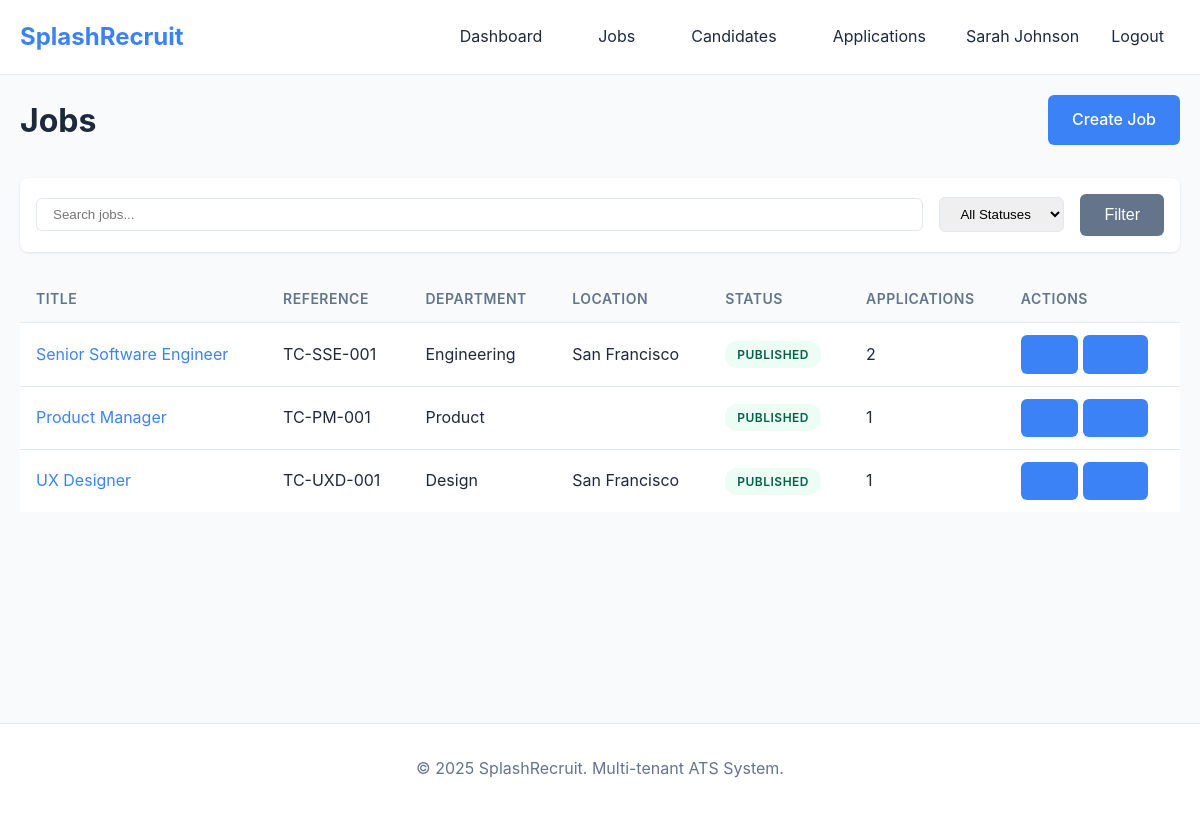
Page /jobs (signed in) on the committed database.
### tables this page shows
CREATE TABLE `users` (
  `id` int(11) NOT NULL AUTO_INCREMENT,
  `tenant_id` int(11) DEFAULT NULL,
  `name` varchar(255) NOT NULL,
  `email` varchar(255) NOT NULL,
  `password_hash` varchar(255) NOT NULL,
  `role` enum('platform_admin','tenant_admin','recruiter','hiring_manager','interviewer','hr_assistant','viewer') NOT NULL,
  `status` enum('active','inactive') DEFAULT 'active',
  `avatar` varchar(255) DEFAULT NULL,
  `last_login_at` datetime DEFAULT NULL,
  `created_at` timestamp NOT NULL DEFAULT CURRENT_TIMESTAMP,
  `updated_at` timestamp NOT NULL DEFAULT CURRENT_TIMESTAMP ON UPDATE CURRENT_TIMESTAMP,
  PRIMARY KEY (`id`),
  UNIQUE KEY `email` (`email`),
  KEY `tenant_id` (`tenant_id`),
  KEY `role` (`role`),
  KEY `status` (`status`),
  CONSTRAINT `fk_user_tenant` FOREIGN KEY (`tenant_id`) REFERENCES `tenants` (`id`) ON DELETE CASCADE
);

CREATE TABLE `jobs` (
  `id` int(11) NOT NULL AUTO_INCREMENT,
  `tenant_id` int(11) NOT NULL,
  `title` varchar(255) NOT NULL,
  `slug` varchar(255) NOT NULL,
  `reference_code` varchar(100) DEFAULT NULL,
  `department` varchar(100) DEFAULT NULL,
  `location_type` enum('on_site','hybrid','remote') DEFAULT 'on_site',
  `location_city` varchar(100) DEFAULT NULL,
  `location_country` varchar(100) DEFAULT NULL,
  `employment_type` enum('full_time','part_time','contract','internship','temporary') DEFAULT 'full_time',
  `salary_range_min` decimal(10,2) DEFAULT NULL,
  `salary_range_max` decimal(10,2) DEFAULT NULL,
  `salary_currency` varchar(10) DEFAULT 'USD',
  `salary_visible` tinyint(1) DEFAULT 0,
  `description` text DEFAULT NULL,
  `requirements` text DEFAULT NULL,
  `benefits` text DEFAULT NULL,
  `status` enum('draft','published','closed','archived') DEFAULT 'draft',
  `hiring_manager_user_id` int(11) DEFAULT NULL,
  `pipeline_id` int(11) DEFAULT NULL,
  `maximum_applications` int(11) DEFAULT NULL,
  `external_job_board_visibility` tinyint(1) DEFAULT 1,
  `created_by` int(11) DEFAULT NULL,
  `updated_by` int(11) DEFAULT NULL,
  `published_at` datetime DEFAULT NULL,
  `closed_at` datetime DEFAULT NULL,
  `created_at` timestamp NOT NULL DEFAULT CURRENT_TIMESTAMP,
  `updated_at` timestamp NOT NULL DEFAULT CURRENT_TIMESTAMP ON UPDATE CURRENT_TIMESTAMP,
  PRIMARY KEY (`id`),
  KEY `tenant_id` (`tenant_id`),
  KEY `slug` (`slug`),
  KEY `status` (`status`),
  KEY `hiring_manager_user_id` (`hiring_manager_user_id`),
  KEY `pipeline_id` (`pipeline_id`),
  KEY `created_by` (`created_by`),
  CONSTRAINT `fk_job_tenant` FOREIGN KEY (`tenant_id`) REFERENCES `tenants` (`id`) ON DELETE CASCADE,
  CONSTRAINT `fk_job_hiring_manager` FOREIGN KEY (`hiring_manager_user_id`) REFERENCES `users` (`id`) ON DELETE SET NULL,
  CONSTRAINT `fk_job_pipeline` FOREIGN KEY (`pipeline_id`) REFERENCES `pipelines` (`id`) ON DELETE SET NULL
);

### app/controllers/JobController.php (called while the page is built, shortened)
<?php
class JobController extends Controller
{
    public function index()
    {
        $tenantId = $this->getTenantId();
        $jobModel = $this->model('Job');
        $filters = [
            'status' => $this->request->get('status'),
            'department' => $this->request->get('department'),
            'search' => $this->request->get('search')
        ];
        $filters = array_filter($filters);
        $page = max(1, (int)$this->request->get('page', 1));
        $perPage = 20;
        $offset = ($page - 1) * $perPage;
        $jobs = $jobModel->getByTenant($tenantId, $filters, $perPage, $offset);
        $totalJobs = $jobModel->countByTenant($tenantId, $filters);
        $paginator = new Paginator($totalJobs, $perPage, $page);
        $this->view('jobs/index', [
            'title' => 'Jobs - SplashRecruit',
            'jobs' => $jobs,
            'paginator' => $paginator,
            'filters' => $filters
        ]);
    }
}

### public/index.php (called while the page is built, shortened)
<?php
spl_autoload_register(function ($class) {
    $paths = [
        __DIR__ . '/../app/core/' . $class . '.php',
        __DIR__ . '/../app/models/' . $class . '.php',
        __DIR__ . '/../app/controllers/' . $class . '.php',
        __DIR__ . '/../app/helpers/' . $class . '.php',
    ];
    foreach ($paths as $path) {
        if (file_exists($path)) {
            return;
        }
    }
});
$router = new Router();
$router->get('/careers/:tenantSlug', 'PublicCareerController@careers');
$router->get('/careers/:tenantSlug/jobs/:jobSlug', 'PublicCareerController@jobDetail');
$router->post('/careers/:tenantSlug/jobs/:jobSlug/apply', 'PublicCareerController@apply');
$router->get('/careers/:tenantSlug/jobs/:jobSlug/thank-you', 'PublicCareerController@thankYou');
$router->get('/api/jobs', 'ApiController@getJobs');
$router->post('/api/applications', 'ApiController@createApplication');
$router->get('/api/applications/:applicationId/status', 'ApiController@getApplicationStatus');
$router->get('/', 'AuthController@login');
$router->get('/login', 'AuthController@login');
$router->post('/login', 'AuthController@processLogin');
$router->get('/logout', 'AuthController@logout');
$router->get('/dashboard', 'DashboardController@index');
$router->get('/jobs', 'JobController@index');
$router->get('/jobs/create', 'JobController@create');
$router->post('/jobs', 'JobController@store');
$router->get('/jobs/:id', 'JobController@show');
$router->get('/jobs/:id/edit', 'JobController@edit');
$router->post('/jobs/:id/update', 'JobController@update');
$router->post('/jobs/:id/delete', 'JobController@delete');
$router->get('/candidates', 'CandidateController@index');
$router->get('/candidates/create', 'CandidateController@create');
$router->post('/candidates', 'CandidateController@store');
$router->get('/candidates/:id', 'CandidateController@show');
$router->get('/applications', 'ApplicationController@index');
$router->get('/applications/:id', 'ApplicationController@show');
$router->post('/applications/:id/move-stage', 'ApplicationController@moveToStage');
$request = new Request();
$url = parse_url($request->uri(), PHP_URL_PATH);
$method = $request->method();
$router->dispatch($url, $method);

### app/core/Auth.php (called while the page is built, shortened)
<?php
class Auth
{
    private static $instance = null;
    private $session;
    private $user = null;
    private function __construct()
    {
        $this->session = Session::getInstance();
        $this->loadUser();
    }
    public static function getInstance()
    {
        if (self::$instance === null) {
            self::$instance = new self();
        }
        return self::$instance;
    }
    private function loadUser()
    {
        $userId = $this->session->get('user_id');
        if ($userId) {
            $db = Database::getInstance();
            $db->query("SELECT * FROM users WHERE id = :id AND status = 'active' LIMIT 1");
            $db->bind(':id', $userId);
            $this->user = $db->fetch();
            if ($this->user) {
                $this->session->set('last_activity', time());
            }
        }
    }
    public function isAuthenticated()
    {
        return $this->user !== null;
    }
    public function user($key = null, $default = null)
    {
        return isset($this->user[$key]) ? $this->user[$key] : $default;
    }
}

### app/core/Database.php (called while the page is built, shortened)
<?php
class Database
{
    private static $instance = null;
    private $pdo;
    private $stmt;
    private function __construct()
    {
        $dsn = 'mysql:host=' . getenv('DB_HOST') . ';dbname=' . getenv('DB_NAME') . ';charset=utf8mb4';
        $options = [
            PDO::ATTR_ERRMODE => PDO::ERRMODE_EXCEPTION,
            PDO::ATTR_DEFAULT_FETCH_MODE => PDO::FETCH_ASSOC,
            PDO::ATTR_EMULATE_PREPARES => false,
            PDO::MYSQL_ATTR_INIT_COMMAND => "SET NAMES utf8mb4 COLLATE utf8mb4_unicode_ci"
        ];
        try {
            $this->pdo = new PDO($dsn, getenv('DB_USER'), getenv('DB_PASS'), $options);
        } catch (PDOException $e) {
            error_log('Database Connection Error: ' . $e->getMessage());
            throw new Exception('Database connection failed. Please check your configuration.');
        }
    }
    public static function getInstance()
    {
        if (self::$instance === null) {
            self::$instance = new self();
        }
        return self::$instance;
    }
    public function query($sql)
    {
        $this->stmt = $this->pdo->prepare($sql);
    }
    public function bind($param, $value, $type = null)
    {
        if (is_null($type)) {
            switch (true) {
                case is_int($value):
                    $type = PDO::PARAM_INT;
                    break;
            }
        }
        $this->stmt->bindValue($param, $value, $type);
    }
    public function execute()
    {
        try {
            return $this->stmt->execute();
        } catch (PDOException $e) {
            error_log('Query Execution Error: ' . $e->getMessage());
            throw new Exception('Database query failed.');
        }
    }
    public function fetchAll()
    {
        $this->execute();
        return $this->stmt->fetchAll();
    }
    public function fetch()
    {
        $this->execute();
        return $this->stmt->fetch();
    }
}

### app/core/Session.php (called while the page is built, shortened)
<?php
class Session
{
    private static $instance = null;
    public static function getInstance()
    {
        if (self::$instance === null) {
            self::$instance = new self();
        }
        return self::$instance;
    }
    public function get($key, $default = null)
    {
        return isset($_SESSION[$key]) ? $_SESSION[$key] : $default;
    }
}

### app/core/View.php (called while the page is built, shortened)
<?php
class View
{
    public static function escape($string)
    {
        return htmlspecialchars($string, ENT_QUOTES, 'UTF-8');
    }
    public static function e($string)
    {
        return self::escape($string);
    }
}

### app/core/Request.php (called while the page is built, shortened)
<?php
class Request
{
    public function get($key = null, $default = null)
    {
        return isset($_GET[$key]) ? $this->clean($_GET[$key]) : $default;
    }
}

### app/core/Model.php (called while the page is built, shortened)
<?php
class Model
{
    public function __construct()
    {
        $this->db = Database::getInstance();
    }
}

### app/models/Job.php (called while the page is built, shortened)
<?php
class Job extends Model
{
    protected $table = 'jobs';
    public function getByTenant($tenantId, $filters = [], $limit = 20, $offset = 0)
    {
        $sql = "SELECT j.*, u.name as hiring_manager_name,
                (SELECT COUNT(*) FROM applications WHERE job_id = j.id) as applications_count
                FROM {$this->table} j
                LEFT JOIN users u ON j.hiring_manager_user_id = u.id
                WHERE j.tenant_id = :tenant_id";
        $sql .= " ORDER BY j.created_at DESC LIMIT {$limit} OFFSET {$offset}";
        $this->db->query($sql);
        $this->db->bind(':tenant_id', $tenantId);
        return $this->db->fetchAll();
    }
    public function countByTenant($tenantId, $filters = [])
    {
        $sql = "SELECT COUNT(*) as count FROM {$this->table} WHERE tenant_id = :tenant_id";
        $this->db->query($sql);
        $this->db->bind(':tenant_id', $tenantId);
        $result = $this->db->fetch();
        return (int)$result['count'];
    }
}

### app/views/jobs/index.php (the view, shortened to what this page needs)
<?php
require_once __DIR__ . '/../shared/header.php';
?>
<div class="page-header">
    <h1>Jobs</h1>
    <a href="/jobs/create" class="btn btn-primary">Create Job</a>
</div>
<div class="filters">
    <form method="GET" action="/jobs" class="filter-form">
        <input type="text" name="search" placeholder="Search jobs..." value="<?= View::e($filters['search'] ?? '') ?>">
        <select name="status">
            <option value="">All Statuses</option>
        </select>
        <button type="submit" class="btn btn-secondary">Filter</button>
    </form>
</div>
<table class="table">
    <thead>
        <tr>
            <th>Title</th>
            <th>Reference</th>
            <th>Department</th>
            <th>Location</th>
            <th>Status</th>
            <th>Applications</th>
            <th>Actions</th>
        </tr>
    </thead>
    <tbody>
        <?php foreach ($jobs as $job): ?>
        <tr>
            <td><a href="/jobs/<?= $job['id'] ?>"><?= View::e($job['title']) ?></a></td>
            <td><?= View::e($job['reference_code']) ?></td>
            <td><?= View::e($job['department']) ?></td>
            <td><?= View::e($job['location_city']) ?></td>
            <td><span class="badge badge-<?= $job['status'] ?>"><?= ucfirst($job['status']) ?></span></td>
            <td><?= $job['applications_count'] ?></td>
            <td>
                <a href="/jobs/<?= $job['id'] ?>/edit" class="btn btn-sm">Edit</a>
                <a href="/jobs/<?= $job['id'] ?>" class="btn btn-sm">View</a>
            </td>
        </tr>
        <?php endforeach; ?>
    </tbody>
</table>
<?php require_once __DIR__ . '/../shared/footer.php'; ?>

### app/core/Router.php (shortened to what this page needs)
<?php
class Router
{
    private $routes = [];
    private function addRoute($method, $path, $handler, $name = null)
    {
        $pattern = $this->convertToRegex($path);
        $this->routes[] = [
            'method' => $method,
            'path' => $path,
            'pattern' => $pattern,
            'handler' => $handler,
            'name' => $name
        ];
    }
    private function convertToRegex($path)
    {
        $pattern = preg_replace('/\/:([a-zA-Z0-9_]+)/', '/(?P<$1>[^/]+)', $path);
        $pattern = str_replace('/', '\/', $pattern);
        return '/^' . $pattern . '$/';
    }
    public function dispatch($url, $method)
    {
        $url = strtok($url, '?');
        foreach ($this->routes as $route) {
            if ($route['method'] !== $method) {
                continue;
            }
            if (preg_match($route['pattern'], $url, $matches)) {
                $params = array_filter($matches, 'is_string', ARRAY_FILTER_USE_KEY);
                list($controller, $action) = explode('@', $route['handler']);
                $controllerInstance = new $controller();
                call_user_func_array([$controllerInstance, $action], $params);
                return;
            }
        }
    }
}

### app/views/shared/header.php (shortened to what this page needs)
<!DOCTYPE html>
<html lang="en">
<head>
    <link rel="stylesheet" href="/assets/css/style.css">
</head>
<body>
    <?php if (Auth::getInstance()->isAuthenticated()): ?>
    <nav class="navbar">
        <div class="navbar-container">
            <div class="navbar-brand">
                <a href="/dashboard">SplashRecruit</a>
            </div>
            <ul class="navbar-menu">
                <li><a href="/dashboard">Dashboard</a></li>
                <li><a href="/jobs">Jobs</a></li>
                <li><a href="/candidates">Candidates</a></li>
                <li><a href="/applications">Applications</a></li>
                <li class="navbar-user">
                    <span><?= View::e(Auth::getInstance()->user('name')) ?></span>
                    <a href="/logout">Logout</a>
                </li>
            </ul>
        </div>
    </nav>
    <?php endif; ?>
    <div class="container">

### rows in the picture
users: name "Sarah Johnson"
jobs: title "Senior Software Engineer", reference_code "TC-SSE-001", department "Engineering", location_city "San Francisco", status "PUBLISHED", applications_count "2"
jobs: title "Product Manager", reference_code "TC-PM-001", department "Product", status "PUBLISHED", applications_count "1"
jobs: title "UX Designer", reference_code "TC-UXD-001", department "Design", location_city "San Francisco", status "PUBLISHED", applications_count "1"
